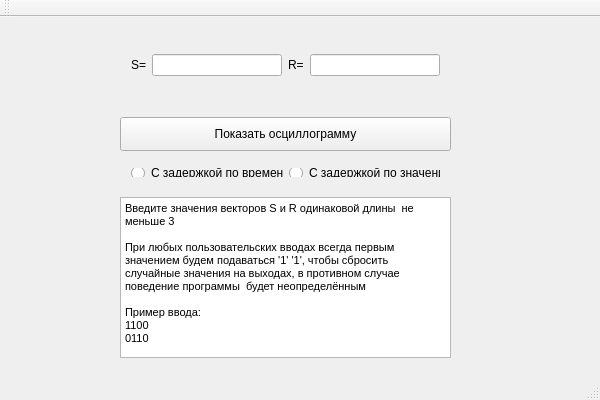
<?xml version="1.0" encoding="UTF-8"?>
<ui version="4.0">
 <class>simpleOrThreadTriggerClass</class>
 <widget class="QMainWindow" name="simpleOrThreadTriggerClass">
  <property name="geometry">
   <rect>
    <x>0</x>
    <y>0</y>
    <width>600</width>
    <height>400</height>
   </rect>
  </property>
  <property name="windowTitle">
   <string>simpleOrThreadTrigger</string>
  </property>
  <widget class="QWidget" name="centralWidget">
   <widget class="QWidget" name="horizontalLayoutWidget_2">
    <property name="geometry">
     <rect>
      <x>120</x>
      <y>10</y>
      <width>331</width>
      <height>76</height>
     </rect>
    </property>
    <layout class="QHBoxLayout" name="horizontalLayout_2">
     <item>
      <widget class="QLabel" name="label">
       <property name="text">
        <string>S=</string>
       </property>
      </widget>
     </item>
     <item>
      <widget class="QLineEdit" name="lineEdit"/>
     </item>
     <item>
      <widget class="QLabel" name="label_2">
       <property name="text">
        <string>R=</string>
       </property>
      </widget>
     </item>
     <item>
      <widget class="QLineEdit" name="lineEdit_2"/>
     </item>
    </layout>
   </widget>
   <widget class="QPushButton" name="pushButton">
    <property name="geometry">
     <rect>
      <x>120</x>
      <y>100</y>
      <width>331</width>
      <height>34</height>
     </rect>
    </property>
    <property name="text">
     <string>Показать осциллограмму</string>
    </property>
   </widget>
   <widget class="QWidget" name="horizontalLayoutWidget">
    <property name="geometry">
     <rect>
      <x>120</x>
      <y>140</y>
      <width>331</width>
      <height>31</height>
     </rect>
    </property>
    <layout class="QHBoxLayout" name="horizontalLayout">
     <item>
      <widget class="QRadioButton" name="radioButton">
       <property name="text">
        <string>С задержкой по времени</string>
       </property>
      </widget>
     </item>
     <item>
      <widget class="QRadioButton" name="radioButton_2">
       <property name="text">
        <string>С задержкой по значению</string>
       </property>
      </widget>
     </item>
    </layout>
   </widget>
   <widget class="QTextBrowser" name="textBrowser">
    <property name="geometry">
     <rect>
      <x>120</x>
      <y>180</y>
      <width>331</width>
      <height>161</height>
     </rect>
    </property>
    <property name="html">
     <string>&lt;!DOCTYPE HTML PUBLIC &quot;-//W3C//DTD HTML 4.0//EN&quot; &quot;http://www.w3.org/TR/REC-html40/strict.dtd&quot;&gt;
&lt;html&gt;&lt;head&gt;&lt;meta name=&quot;qrichtext&quot; content=&quot;1&quot; /&gt;&lt;style type=&quot;text/css&quot;&gt;
p, li { white-space: pre-wrap; }
&lt;/style&gt;&lt;/head&gt;&lt;body style=&quot; font-family:'MS Shell Dlg 2'; font-size:8.25pt; font-weight:400; font-style:normal;&quot;&gt;
&lt;p style=&quot; margin-top:0px; margin-bottom:0px; margin-left:0px; margin-right:0px; -qt-block-indent:0; text-indent:0px;&quot;&gt;Введите значения векторов S и R одинаковой длины  не меньше 3&lt;/p&gt;
&lt;p style=&quot;-qt-paragraph-type:empty; margin-top:0px; margin-bottom:0px; margin-left:0px; margin-right:0px; -qt-block-indent:0; text-indent:0px;&quot;&gt;&lt;br /&gt;&lt;/p&gt;
&lt;p style=&quot; margin-top:0px; margin-bottom:0px; margin-left:0px; margin-right:0px; -qt-block-indent:0; text-indent:0px;&quot;&gt;При любых пользовательских вводах всегда первым значением будем подаваться '1' '1', чтобы сбросить случайные значения на выходах, в противном случае поведение программы  будет неопределённым&lt;br /&gt;&lt;br /&gt;Пример ввода:&lt;br /&gt;1100&lt;br /&gt;0110&lt;/p&gt;&lt;/body&gt;&lt;/html&gt;</string>
    </property>
   </widget>
  </widget>
  <widget class="QMenuBar" name="menuBar">
   <property name="geometry">
    <rect>
     <x>0</x>
     <y>0</y>
     <width>600</width>
     <height>21</height>
    </rect>
   </property>
  </widget>
  <widget class="QToolBar" name="mainToolBar">
   <attribute name="toolBarArea">
    <enum>TopToolBarArea</enum>
   </attribute>
   <attribute name="toolBarBreak">
    <bool>false</bool>
   </attribute>
  </widget>
  <widget class="QStatusBar" name="statusBar"/>
 </widget>
 <layoutdefault spacing="6" margin="11"/>
 <resources>
  <include location="simpleOrThreadTrigger.qrc"/>
 </resources>
 <connections/>
</ui>
